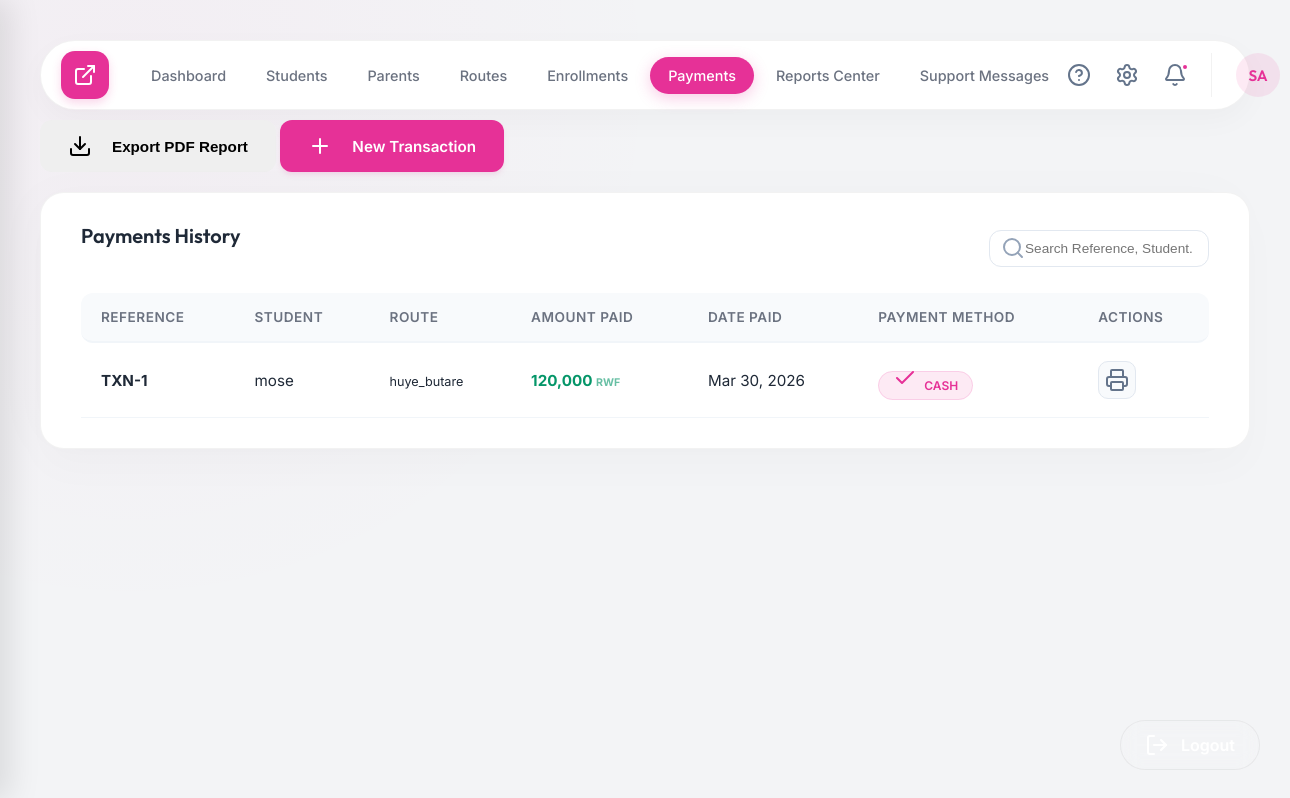
The page /admin.php?page=payments (signed in) on the database its author committed.
### tables this page shows
CREATE TABLE payments (
            id INTEGER PRIMARY KEY AUTOINCREMENT,
            enrollment_id INTEGER,
            amount DECIMAL(10,2),
            payment_date DATE,
            payment_method VARCHAR(50),
            FOREIGN KEY (enrollment_id) REFERENCES transport_enrollments (id) ON DELETE CASCADE
        );

CREATE TABLE students (
            id INTEGER PRIMARY KEY AUTOINCREMENT,
            fullname VARCHAR(150) NOT NULL,
            class VARCHAR(50),
            parent_id INTEGER,
            uses_transport BOOLEAN DEFAULT 0,
            FOREIGN KEY (parent_id) REFERENCES parents (parent_id) ON DELETE SET NULL
        );

CREATE TABLE bus_routes (
            id INTEGER PRIMARY KEY AUTOINCREMENT,
            route_name VARCHAR(100) NOT NULL,
            driver_name VARCHAR(100),
            monthly_fee DECIMAL(10,2) NOT NULL
        );

### pages/payments.php (the view, shortened to what this page needs)
<?php
require_once 'backend/db.php';
$sql = "SELECT p.*, s.fullname as student_name, r.route_name
        FROM payments p
        JOIN transport_enrollments te ON p.enrollment_id = te.id
        JOIN students s ON te.student_id = s.id
        JOIN bus_routes r ON te.route_id = r.id
        ORDER BY p.id DESC";
$payments = $pdo->query($sql)->fetchAll();
?>
<div class="content-header" style="justify-content: flex-end; margin-top: -30px; margin-bottom: 20px;">
    <div class="header-tools">
        <button class="btn btn-secondary" onclick="alert('Generate Report feature is coming soon.')">
            <i data-lucide="download" style="margin-right: 8px;"></i>
            Export PDF Report
        </button>
        <button class="btn btn-primary" onclick="openAddModal('payments', ['enrollment_id', 'amount', 'payment_date', 'payment_method'])">
            <i data-lucide="plus" style="margin-right: 8px;"></i>
            New Transaction
        </button>
    </div>
</div>
<div class="table-container">
    <div style="display: flex; justify-content: space-between; align-items: center; margin-bottom: 20px;">
        <div class="table-title">Payments History</div>
        <div style="position: relative;">
            <input type="text" placeholder="Search Reference, Student..." class="local-table-filter" style="padding: 10px 15px 10px 35px; border-radius: 12px; border: 1px solid #e2e8f0; font-size: 0.85rem; width: 220px; outline: none; transition: all 0.3s;" onfocus="this.style.borderColor='var(--primary)'" onblur="this.style.borderColor='#e2e8f0'">
            <i data-lucide="search" size="16" style="position: absolute; left: 12px; top: 50%; transform: translateY(-50%); color: #94a3b8;"></i>
        </div>
    </div>
    <table>
        <thead>
            <tr>
                <th>Reference</th>
                <th>Student</th>
                <th>Route</th>
                <th>Amount Paid</th>
                <th>Date Paid</th>
                <th>Payment Method</th>
                <th>Actions</th>
            </tr>
        </thead>
        <tbody>
            <?php if (empty($payments)): ?>
                <tr>
                    <td colspan="7" style="text-align: center; padding: 40px; color: #64748b; font-style: italic;">
                        No payments found in history.
                    </td>
                </tr>
            <?php else: ?>
                <?php foreach ($payments as $pay): ?>
                    <tr>
                        <td><strong>TXN-<?php echo $pay['id']; ?></strong></td>
                        <td><?php echo htmlspecialchars($pay['student_name']); ?></td>
                        <td><small><?php echo htmlspecialchars($pay['route_name']); ?></small></td>
                        <td><span style="font-weight: 700; color: #059669;"><?php echo number_format($pay['amount']); ?> <span style="font-size: 0.7em; opacity: 0.6;">RWF</span></span></td>
                        <td><?php echo date('M d, Y', strtotime($pay['payment_date'])); ?></td>
                        <td>
                            <span class="badge badge-paid">
                                <i data-lucide="check" size="12" style="margin-right: 4px;"></i>
                                <?php echo htmlspecialchars($pay['payment_method'] ?: 'Cash'); ?>
                            </span>
                        </td>
                        <td>
                            <button class="btn btn-icon" title="View Receipt"><i data-lucide="printer"></i></button>
                        </td>
                    </tr>
                <?php endforeach; ?>
            <?php endif; ?>
        </tbody>
    </table>
</div>

### assets/css/style.css (style rules this page uses)
:root { --primary: #E63197; --primary-light: #FF80C5; --bg-body: #F3F4F6; --bg-card: #FFFFFF; --bg-sidebar: #FFFFFF; --text-main: #1F2937; --text-dim: #6B7280; --accent: #E63197; --accent-alt: #FF80C5; --sidebar-width: 250px; --glass-border: rgba(0, 0, 0, 0.05); --glass-shadow: 0 4px 20px rgba(0, 0, 0, 0.05); --card-blur: 0px; }
* { margin: 0; padding: 0; box-sizing: border-box; }
.table-container { background: var(--bg-card); border-radius: 24px; padding: 30px 40px; border: 1px solid var(--glass-border); box-shadow: -10px 0 50px rgba(0,0,0,0.02), 0 20px 40px rgba(0,0,0,0.02); }
.table-title { font-size: 1.25rem; font-weight: 600; margin-bottom: 25px; }
table { width: 100%; border-collapse: separate; border-spacing: 0; }
th { text-align: left; padding: 16px 20px; font-size: 0.85rem; text-transform: uppercase; color: var(--text-dim); border-bottom: 2px solid #F1F5F9; background: #F8FAFC; font-weight: 600; letter-spacing: 0.5px; }
th:first-child { border-top-left-radius: 12px; border-bottom-left-radius: 12px; }
th:last-child { border-top-right-radius: 12px; border-bottom-right-radius: 12px; }
td { padding: 18px 20px; border-bottom: 1px solid #F1F5F9; font-size: 0.95rem; color: #1f2937; }
.badge { padding: 6px 14px; border-radius: 100px; font-size: 0.75rem; font-weight: 600; text-transform: uppercase; }
.badge-paid { background: rgba(230, 49, 151, 0.1); color: #E63197; border: 1px solid rgba(230, 49, 151, 0.15); }
.btn { padding: 14px 28px; border-radius: 12px; border: none; font-weight: 600; cursor: pointer; display: inline-flex; align-items: center; gap: 12px; transition: all 0.3s; font-size: 0.95rem; }
.btn-primary { background-color: var(--primary); color: white; border-radius: 12px; padding: 14px 28px; font-weight: 600; box-shadow: 0 4px 6px -1px rgba(230, 49, 151, 0.1), 0 2px 4px -1px rgba(230, 49, 151, 0.06); border: none; font-family: 'Inter', sans-serif; transition: all 0.3s ease; }
.btn-icon { width: 38px; height: 38px; padding: 0; display: flex; align-items: center; justify-content: center; border-radius: 10px; background: #f8fafc; color: #64748b; border: 1px solid #e2e8f0; }
.stat-card, .table-container, .form-container { animation: fadeIn 0.6s cubic-bezier(0.4, 0, 0.2, 1) forwards; }

### rows shown on the page
payments: id "1", students.fullname "mose", bus_routes.route_name "huye_butare", amount "120,000", payment_date "Mar 30, 2026", payment_method "CASH"

### other values the page prints
$initials "SA"
